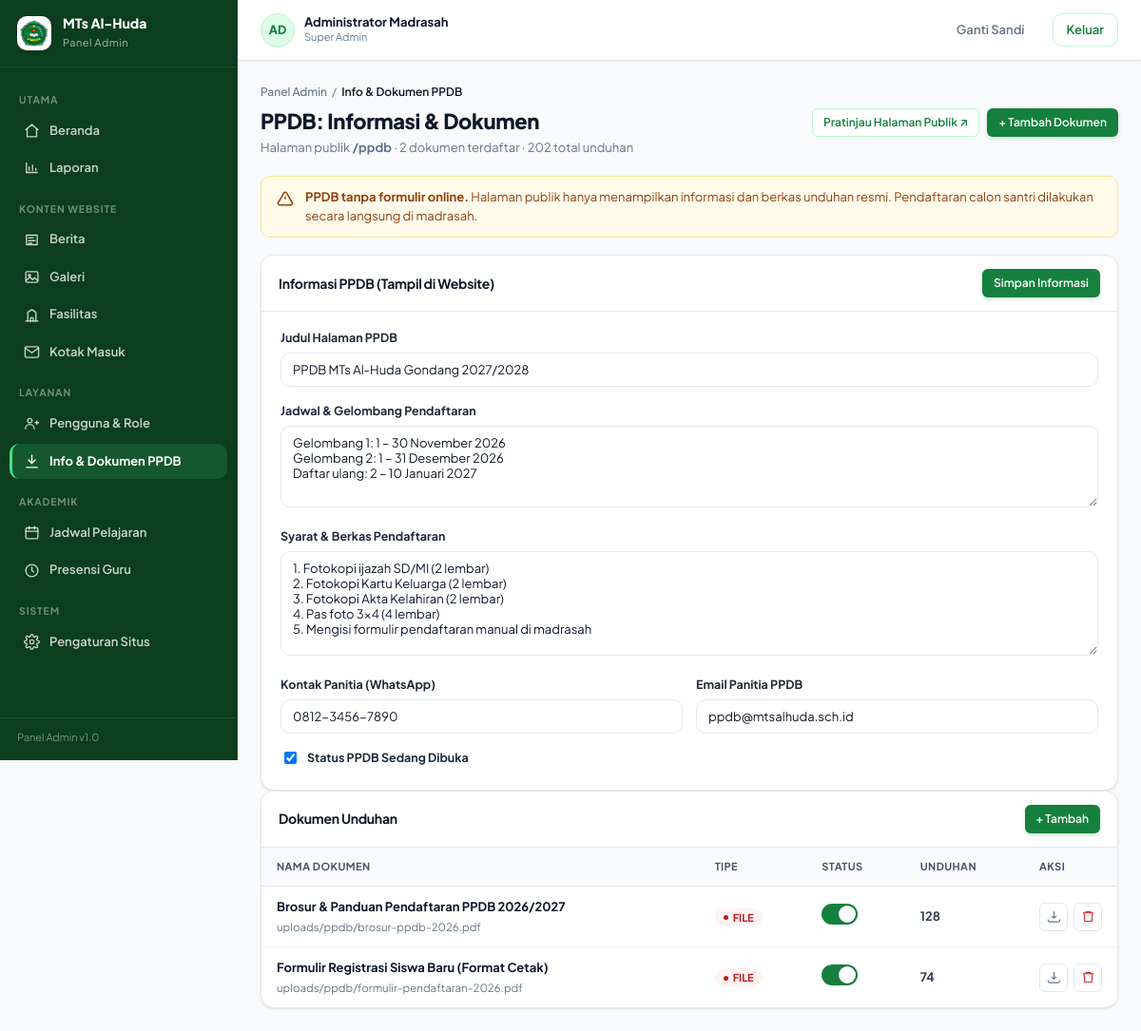
The app's page /admin/ppdb (signed in) with its own data.
### tables this page shows
CREATE TABLE `pengguna` (
  `id` bigint unsigned NOT NULL AUTO_INCREMENT,
  `username` varchar(60) NOT NULL,
  `email` varchar(160) DEFAULT NULL,
  `password_hash` varchar(255) NOT NULL,
  `name` varchar(120) NOT NULL,
  `nama` varchar(120) DEFAULT NULL,
  `role` enum('admin','operator','kepala','guru','siswa') NOT NULL DEFAULT 'siswa',
  `role_label` varchar(50) DEFAULT NULL,
  `phone` varchar(30) DEFAULT NULL,
  `telepon` varchar(30) DEFAULT NULL,
  `avatar_path` varchar(255) DEFAULT NULL,
  `foto_url` varchar(255) DEFAULT NULL,
  `is_active` tinyint(1) NOT NULL DEFAULT '1',
  `must_change_password` tinyint(1) NOT NULL DEFAULT '0',
  `failed_login_attempts` tinyint unsigned NOT NULL DEFAULT '0',
  `locked_until` datetime DEFAULT NULL,
  `last_login_at` datetime DEFAULT NULL,
  `last_login_ip` varchar(45) DEFAULT NULL,
  `created_at` datetime NOT NULL DEFAULT CURRENT_TIMESTAMP,
  `updated_at` datetime NOT NULL DEFAULT CURRENT_TIMESTAMP ON UPDATE CURRENT_TIMESTAMP,
  `deleted_at` datetime DEFAULT NULL,
  PRIMARY KEY (`id`),
  UNIQUE KEY `uq_pengguna_username` (`username`),
  UNIQUE KEY `uq_pengguna_email` (`email`),
  KEY `idx_pengguna_role` (`role`,`is_active`)
);

CREATE TABLE `dokumen_ppdb` (
  `id` bigint unsigned NOT NULL AUTO_INCREMENT,
  `title` varchar(200) NOT NULL,
  `judul` varchar(200) NOT NULL,
  `description` text DEFAULT NULL,
  `file_path` varchar(255) NOT NULL,
  `file_url` varchar(255) DEFAULT NULL,
  `file_size` int unsigned NOT NULL DEFAULT '0',
  `mime_type` varchar(100) DEFAULT 'application/pdf',
  `download_count` int unsigned NOT NULL DEFAULT '0',
  `jumlah_unduh` int unsigned NOT NULL DEFAULT '0',
  `sort_order` int NOT NULL DEFAULT '0',
  `is_active` tinyint(1) NOT NULL DEFAULT '1',
  `uploaded_by` bigint unsigned DEFAULT NULL,
  `created_at` datetime NOT NULL DEFAULT CURRENT_TIMESTAMP,
  `updated_at` datetime NOT NULL DEFAULT CURRENT_TIMESTAMP ON UPDATE CURRENT_TIMESTAMP,
  `deleted_at` datetime DEFAULT NULL,
  PRIMARY KEY (`id`),
  CONSTRAINT `fk_ppdb_uploader` FOREIGN KEY (`uploaded_by`) REFERENCES `pengguna` (`id`) ON DELETE SET NULL ON UPDATE CASCADE
);

### app/Views/admin/ppdb/index.php (the view, shortened to what the rows shown need)
<?php
$settings = $data['settings'] ?? [];
$documents = $data['documents'] ?? [];
?>
<div class="breadcrumb">
    <a href="<?= base_url('admin') ?>">Panel Admin</a> / <b>Info &amp; Dokumen PPDB</b>
</div>
<div class="page-head">
    <div>
        <h1>PPDB: Informasi &amp; Dokumen</h1>
        <p>Halaman publik <b>/ppdb</b> &middot; <?= count($documents) ?> dokumen terdaftar &middot; <?= (int) $data['total_downloads'] ?> total unduhan</p>
    </div>
    <div class="actions">
        <a class="btn btn-outline btn-sm" href="<?= base_url('ppdb') ?>" target="_blank">Pratinjau Halaman Publik ↗</a>
        <button class="btn btn-primary btn-sm" onclick="document.getElementById('modalTambahDoc').style.display='grid'">+ Tambah Dokumen</button>
    </div>
</div>
<div class="notice warn" style="margin-bottom:18px">
    <svg viewBox="0 0 24 24"><path d="M10.3 3.9 2 18a2 2 0 0 0 1.7 3h16.6A2 2 0 0 0 22 18L13.7 3.9a2 2 0 0 0-3.4 0z"/><path d="M12 9v4M12 17h.01"/></svg>
    <div>
        <b>PPDB tanpa formulir online.</b> Halaman publik hanya menampilkan informasi dan berkas unduhan resmi. Pendaftaran calon santri dilakukan secara langsung di madrasah.
    </div>
</div>
<div class="split">
    <div>
        <form method="post" action="<?= base_url('admin/ppdb/update-info') ?>" class="card">
            <div class="card-head">
                <h3>Informasi PPDB (Tampil di Website)</h3>
                <div class="actions">
                    <button type="submit" class="btn btn-primary btn-sm">Simpan Informasi</button>
                </div>
            </div>
            <div class="card-pad">
                <div class="field">
                    <label for="ppdb_title">Judul Halaman PPDB</label>
                    <input type="text" id="ppdb_title" name="ppdb_title" value="<?= htmlspecialchars($settings['ppdb_title'] ?? 'PPDB MTs Al-Huda Gondang 2027/2028', ENT_QUOTES, 'UTF-8') ?>">
                </div>
                <div class="field">
                    <label for="ppdb_schedule">Jadwal &amp; Gelombang Pendaftaran</label>
                    <textarea id="ppdb_schedule" name="ppdb_schedule" style="min-height:86px"><?= htmlspecialchars($settings['ppdb_schedule'] ?? "Gelombang 1: 1 – 30 November 2026\nGelombang 2: 1 – 31 Desember 2026\nDaftar ulang: 2 – 10 Januari 2027", ENT_QUOTES, 'UTF-8') ?></textarea>
                </div>
                <div class="field">
                    <label for="ppdb_requirements">Syarat &amp; Berkas Pendaftaran</label>
                    <textarea id="ppdb_requirements" name="ppdb_requirements" style="min-height:110px"><?= htmlspecialchars($settings['ppdb_requirements'] ?? "1. Fotokopi ijazah SD/MI (2 lembar)\n2. Fotokopi Kartu Keluarga (2 lembar)\n3. Fotokopi Akta Kelahiran (2 lembar)\n4. Pas foto 3x4 (4 lembar)\n5. Mengisi formulir pendaftaran manual di madrasah", ENT_QUOTES, 'UTF-8') ?></textarea>
                </div>
                <div class="field-row">
                    <div class="field">
                        <label for="ppdb_contact_wa">Kontak Panitia (WhatsApp)</label>
                        <input type="text" id="ppdb_contact_wa" name="ppdb_contact_wa" value="<?= htmlspecialchars($settings['ppdb_contact_wa'] ?? '0812-3456-7890', ENT_QUOTES, 'UTF-8') ?>">
                    </div>
                    <div class="field">
                        <label for="ppdb_contact_email">Email Panitia PPDB</label>
                        <input type="email" id="ppdb_contact_email" name="ppdb_contact_email" value="<?= htmlspecialchars($settings['ppdb_contact_email'] ?? 'ppdb@mtsalhuda.sch.id', ENT_QUOTES, 'UTF-8') ?>">
                    </div>
                </div>
                <div class="field" style="margin-bottom:0">
                    <label style="display:flex;align-items:center;gap:8px;cursor:pointer">
                        <input type="checkbox" name="ppdb_is_open" value="1" <?= ($settings['ppdb_is_open'] ?? '1') === '1' ? 'checked' : '' ?>>
                        <b>Status PPDB Sedang Dibuka</b>
                    </label>
                </div>
            </div>
        </form>
    </div>
    <div>
        <div class="card">
            <div class="card-head">
                <h3>Dokumen Unduhan</h3>
                <div class="actions">
                    <button class="btn btn-primary btn-sm" onclick="document.getElementById('modalTambahDoc').style.display='grid'">+ Tambah</button>
                </div>
            </div>
            <div class="table-wrap">
                <table class="data">
                    <thead>
                        <tr>
                            <th>Nama Dokumen</th>
                            <th>Tipe</th>
                            <th>Status</th>
                            <th>Unduhan</th>
                            <th style="width:80px">Aksi</th>
                        </tr>
                    </thead>
                    <tbody>
                    <?php if (empty($documents)): ?>
                        <tr>
                            <td colspan="5" style="padding:32px 16px;text-align:center;color:#6B7280">
                                <b>Belum ada dokumen unduhan PPDB.</b>
                                <div style="margin-top:6px">
                                    <button class="btn btn-outline btn-sm" onclick="document.getElementById('modalTambahDoc').style.display='grid'">+ Unggah Dokumen</button>
                                </div>
                            </td>
                        </tr>
                    <?php else: ?>
                        <?php foreach ($documents as $doc): ?>
                            <tr>
                                <td>
                                    <div class="t-title"><?= htmlspecialchars($doc['title'], ENT_QUOTES, 'UTF-8') ?></div>
                                    <div class="t-sub"><?= htmlspecialchars($doc['file_path'], ENT_QUOTES, 'UTF-8') ?></div>
                                </td>
                                <td>
                                    <span class="pill red"><?= htmlspecialchars($doc['file_type'] ?? 'FILE', ENT_QUOTES, 'UTF-8') ?></span>
                                </td>
                                <td>
                                    <form method="post" action="<?= base_url('admin/ppdb/toggle-doc/' . $doc['id']) ?>" style="display:inline">
                                        <button type="submit" style="background:none;border:none;padding:0;cursor:pointer">
                                            <span class="switch <?= (int) $doc['is_active'] === 1 ? 'on' : '' ?>"><span class="track"></span></span>
                                        </button>
                                    </form>
                                </td>
                                <td><b><?= number_format((int) $doc['download_count'], 0, ',', '.') ?></b></td>
                                <td>
                                    <div class="row-actions">
                                        <a class="icon-btn" href="<?= base_url($doc['file_path']) ?>" target="_blank" title="Unduh / Lihat">
                                            <svg viewBox="0 0 24 24"><path d="M12 15V3m0 12l-4-4m4 4l4-4M2 17l.6 2.4A2 2 0 0 0 4.5 21h15a2 2 0 0 0 1.9-1.6L22 17"/></svg>
                                        </a>
                                        <form method="post" action="<?= base_url('admin/ppdb/delete-doc/' . $doc['id']) ?>" onsubmit="return confirm('Hapus dokumen ini?');" style="display:inline">
                                            <button type="submit" class="icon-btn" title="Hapus" style="color:#DC2626">
                                                <svg viewBox="0 0 24 24"><path d="M3 6h18M8 6V4h8v2M19 6l-1 14H6L5 6"/></svg>
                                            </button>
                                        </form>
                                    </div>
                                </td>
                            </tr>
                        <?php endforeach; ?>
                    <?php endif; ?>
                    </tbody>
                </table>
            </div>
        </div>
    </div>
</div>
<?php
$data['content'] = ob_get_clean();
require_once __DIR__ . '/../../layouts/admin.php';

### app/Views/layouts/admin.php (shortened to what the rows shown need)
<?php require_once __DIR__ . '/../../helpers.php'; ?>
<!DOCTYPE html>
<html lang="id">
<head>
    <link rel="stylesheet" href="<?= base_url('css/admin.css?v=' . (file_exists(__DIR__ . '/../../../public/css/admin.css') ? filemtime(__DIR__ . '/../../../public/css/admin.css') : '1.1')) ?>">
</head>
<body>
<div class="shell">
    <aside class="sidebar">
        <div class="side-brand">
            <img src="<?= base_url('assets/images/LOGO_MTS 1.png') ?>" alt="Logo MTs Al-Huda">
            <div>
                <b>MTs Al-Huda</b>
                <span>Panel Admin</span>
            </div>
        </div>
        <?php
        $currRoute = current_route();
        $routeParts = $currRoute === '' ? [] : explode('/', $currRoute);
        $currPage = $routeParts[1] ?? 'dashboard';
        $activeMenu = $data['active_menu'] ?? ($currPage === '' ? 'dashboard' : $currPage);
        ?>
        <nav class="side-nav">
            <div class="side-group">Utama</div>
            <a class="side-link <?= in_array($activeMenu, ['dashboard', 'admin', ''], true) ? 'on' : '' ?>" href="<?= base_url('admin') ?>">
                <svg viewBox="0 0 24 24"><path d="M3 10.5 12 3l9 7.5"/><path d="M5 9.5V21h14V9.5"/></svg>
                Beranda
            </a>
            <a class="side-link <?= $activeMenu === 'laporan' ? 'on' : '' ?>" href="<?= base_url('admin/laporan') ?>">
                <svg viewBox="0 0 24 24"><path d="M4 19V5"/><path d="M4 19h16"/><path d="M8 16v-5M13 16V8M18 16v-3"/></svg>
                Laporan
            </a>
            <div class="side-group">Konten Website</div>
            <a class="side-link <?= $activeMenu === 'berita' ? 'on' : '' ?>" href="<?= base_url('admin/berita') ?>">
                <svg viewBox="0 0 24 24"><path d="M4 5h16v14H4z"/><path d="M7 9h7M7 13h10M7 17h5"/></svg>
                Berita
            </a>
            <a class="side-link <?= $activeMenu === 'galeri' ? 'on' : '' ?>" href="<?= base_url('admin/galeri') ?>">
                <svg viewBox="0 0 24 24"><rect x="3" y="4" width="18" height="16" rx="2"/><circle cx="8.5" cy="9.5" r="1.5"/><path d="m4 17 5-5 4 4 3-3 4 4"/></svg>
                Galeri
            </a>
            <a class="side-link <?= $activeMenu === 'fasilitas' ? 'on' : '' ?>" href="<?= base_url('admin/fasilitas') ?>">
                <svg viewBox="0 0 24 24"><path d="M3 21h18"/><path d="M6 21V8l6-4 6 4v13"/><path d="M10 21v-5h4v5"/></svg>
                Fasilitas
            </a>
            <a class="side-link <?= $activeMenu === 'kontak' ? 'on' : '' ?>" href="<?= base_url('admin/kontak') ?>">
                <svg viewBox="0 0 24 24"><path d="M4 4h16c1.1 0 2 .9 2 2v12c0 1.1-.9 2-2 2H4c-1.1 0-2-.9-2-2V6c0-1.1.9-2 2-2z"/><polyline points="22,6 12,13 2,6"/></svg>
                Kotak Masuk
            </a>
            <div class="side-group">Layanan</div>
            <a class="side-link <?= $activeMenu === 'pengguna' ? 'on' : '' ?>" href="<?= base_url('admin/pengguna') ?>">
                <svg viewBox="0 0 24 24"><circle cx="9" cy="8" r="3.2"/><path d="M2.5 20a6.5 6.5 0 0 1 13 0"/><path d="M17 11h5M19.5 8.5v5"/></svg>
                Pengguna &amp; Role
            </a>
            <a class="side-link <?= $activeMenu === 'ppdb' ? 'on' : '' ?>" href="<?= base_url('admin/ppdb') ?>">
                <svg viewBox="0 0 24 24"><path d="M12 3v12"/><path d="m7 10 5 5 5-5"/><path d="M4 21h16"/></svg>
                Info &amp; Dokumen PPDB
            </a>
            <div class="side-group">Akademik</div>
            <a class="side-link <?= $activeMenu === 'jadwal' ? 'on' : '' ?>" href="<?= base_url('admin/jadwal') ?>">
                <svg viewBox="0 0 24 24"><rect x="3" y="5" width="18" height="16" rx="2"/><path d="M3 10h18M8 3v4M16 3v4"/></svg>
                Jadwal Pelajaran
            </a>
            <a class="side-link <?= $activeMenu === 'presensi' ? 'on' : '' ?>" href="<?= base_url('admin/presensi') ?>">
                <svg viewBox="0 0 24 24"><circle cx="12" cy="12" r="9"/><path d="M12 7v5l3 2"/></svg>
                Presensi Guru
            </a>
            <div class="side-group">Sistem</div>
            <a class="side-link <?= $activeMenu === 'pengaturan' ? 'on' : '' ?>" href="<?= base_url('admin/pengaturan') ?>">
                Pengaturan Situs
            </a>
        </nav>
        <div class="side-foot">Panel Admin v1.0</div>
    </aside>
    <div class="main">
        <header class="topbar">
            <div class="top-user">
                <div class="avatar"><?= htmlspecialchars(strtoupper(mb_substr((string) ($data['user']['name'] ?? 'A'), 0, 2)), ENT_QUOTES, 'UTF-8') ?></div>
                <div>
                    <b><?= htmlspecialchars((string) ($data['user']['name'] ?? ''), ENT_QUOTES, 'UTF-8') ?></b>
                    <span><?= htmlspecialchars((string) ($data['role'] ?? ''), ENT_QUOTES, 'UTF-8') ?></span>
                </div>
            </div>
            <a class="btn btn-ghost" href="<?= base_url('admin/ganti-sandi') ?>">Ganti Sandi</a>
            <form method="post" action="<?= base_url('admin/logout') ?>" style="margin:0">
                <button type="submit" class="btn btn-outline">Keluar</button>
            </form>
        </header>
        <div class="content">
            <?= $data['content'] ?>
        </div>
    </div>
</div>
</body>
</html>

### records on screen
pengguna: name "AD", name "Administrator Madrasah", role_label "☑"
dokumen_ppdb: title "Brosur & Panduan Pendaftaran PPDB 2026/2027", file_path "uploads/ppdb/brosur-ppdb-2026.pdf", file_type "FILE", is_active 1 (drawn), download_count "128"
dokumen_ppdb: title "Formulir Registrasi Siswa Baru (Format Cetak)", file_path "uploads/ppdb/formulir-pendaftaran-2026.pdf", file_type "FILE", is_active 1 (drawn), download_count "74"

### other values on screen
$data['role'] "Super Admin"
count($documents) "2"
$data['total_downloads'] "202"
